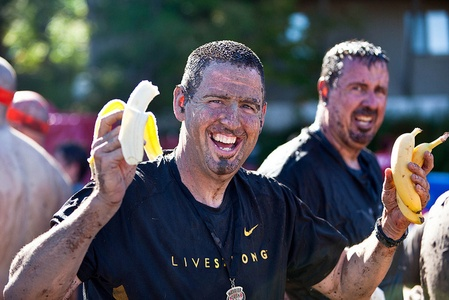
#> input picture Original Input Images/Chapter 11/coco1.jpg, 449 x 300 px, shrunk from 640 x 427 before the run, given in place of scene.jpg, which was not available
$ python 'Object Detection using Sliding Windows.py'
#> lines starting #> are read from the running program, lines starting #| are printed output that depends on the picture; after the words box and inside, x2 and y2 are one past the last pixel; in counts of white or black regions, pixels touching at a corner belong together; pictures that were not available may be replaced by others from this repository, and a replacement may not be noted
import cv2
import numpy as np

source_image = cv2.imread('scene.jpg')
#> source_image is the input picture: shape (300, 449, 3); mean B, G, R 91.2, 85.6, 87.5
template = cv2.imread('house.jpg')
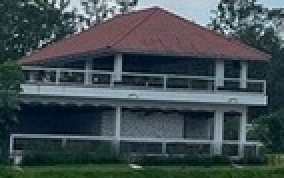
#> input picture Original Input Images/Chapter 11/house.jpg, 142 x 89 px, shrunk from 202 x 127 before the run, found by its file name (shown 2 times larger)
#> template is the input picture: shape (89, 142, 3); mean B, G, R 81.3, 77.4, 64.9

# Define a range of scales to consider
scales = np.linspace(0.5, 1.5, 5)


# Variables to store best case values
best_match_value = float('inf')
best_match_location = (0, 0)
best_scale = 1.0

for scale in scales:
    print(scale)
    # Resize the template according to the current scale
    scaled_template = cv2.resize(template, None, fx=scale, fy=scale)

    template_height, template_width = scaled_template.shape[:2]

    for y in range(0, source_image.shape[0] - template_height):
        for x in range(0, source_image.shape[1] - template_width):
            region = source_image[y:y + template_height, x:x + template_width]

            # Mean squared difference between the region and template
            diff = np.sum((region - scaled_template)**2)

            if diff < best_match_value:
                best_match_value = diff
                best_match_location = (x, y)
                best_scale = scale
#> this loop made 5 passes
#> pass 1, `scaled_template = cv2.resize(template, None, fx=scale, fy=scale)`:
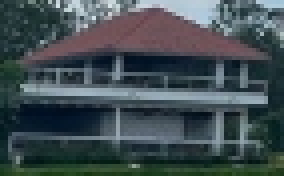
#> scaled_template: shape (44, 71, 3) (shown 4 times larger); mean B, G, R 82, 77.7, 65.4
#> pass 2, `scaled_template = cv2.resize(template, None, fx=scale, fy=scale)`:
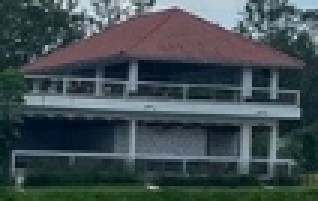
#> scaled_template: shape (67, 106, 3) (shown 3 times larger); mean B, G, R 81, 77.2, 64.8
#> after the loop, best_match_location = (251, 21); best_match_value = 897862; best_scale = 0.5

# Actual size of the detected object
detected_width = int(template.shape[1] * best_scale)
#> detected_width = 71
detected_height = int(template.shape[0] * best_scale)
#> detected_height = 44

cv2.rectangle(source_image, best_match_location, (best_match_location[0] + detected_width, best_match_location[1] + detected_height), (0, 255, 0), 2)
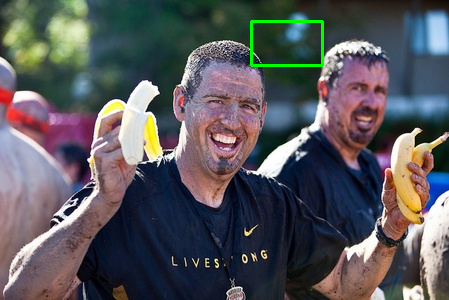
#> source_image: shape (300, 449, 3); 0.51% of pixels changed, all inside (x1, y1, x2, y2) = (250, 20, 324, 67)

cv2.imshow('Object Detection Result', source_image)
cv2.waitKey(0)
cv2.destroyAllWindows()
